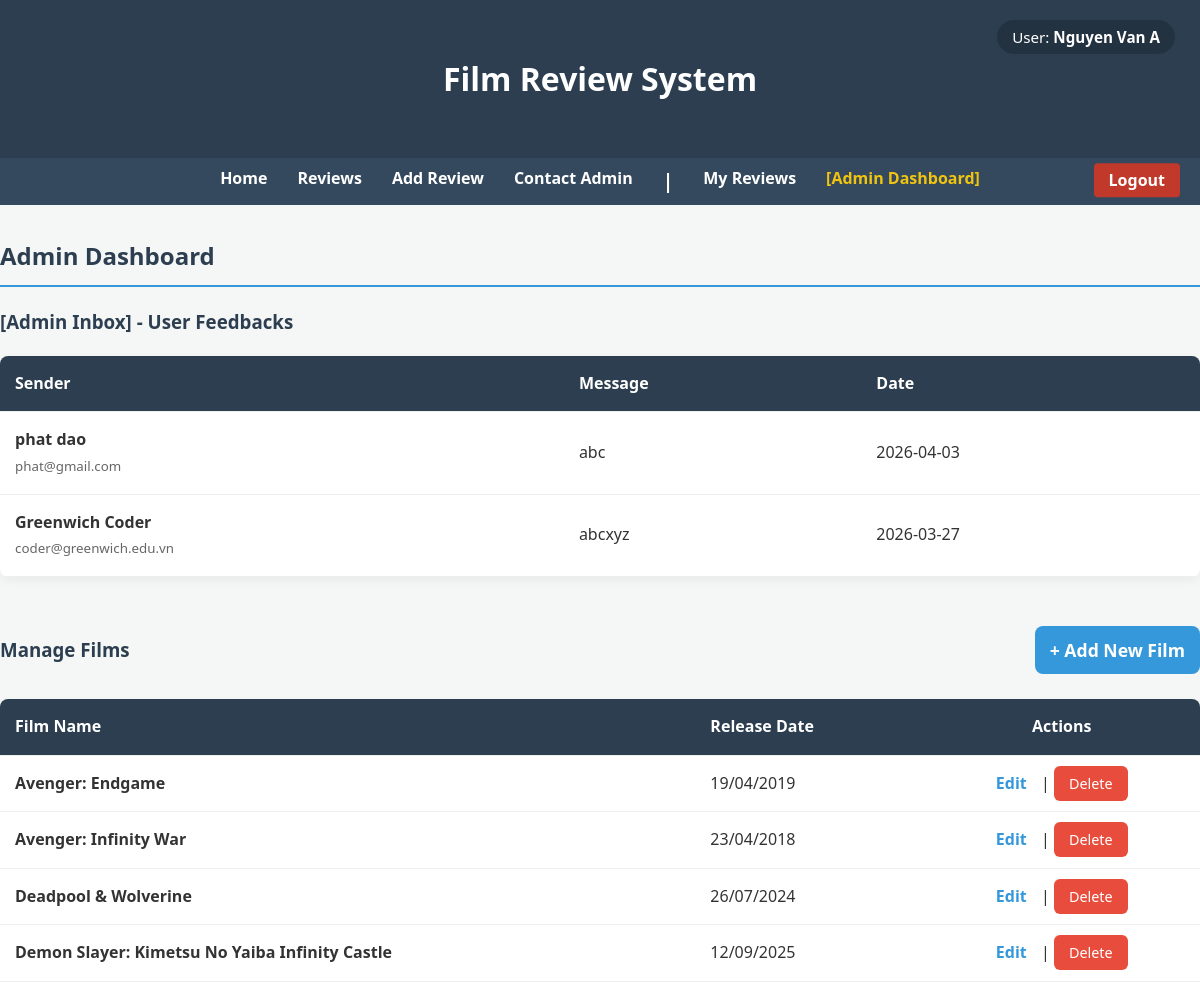
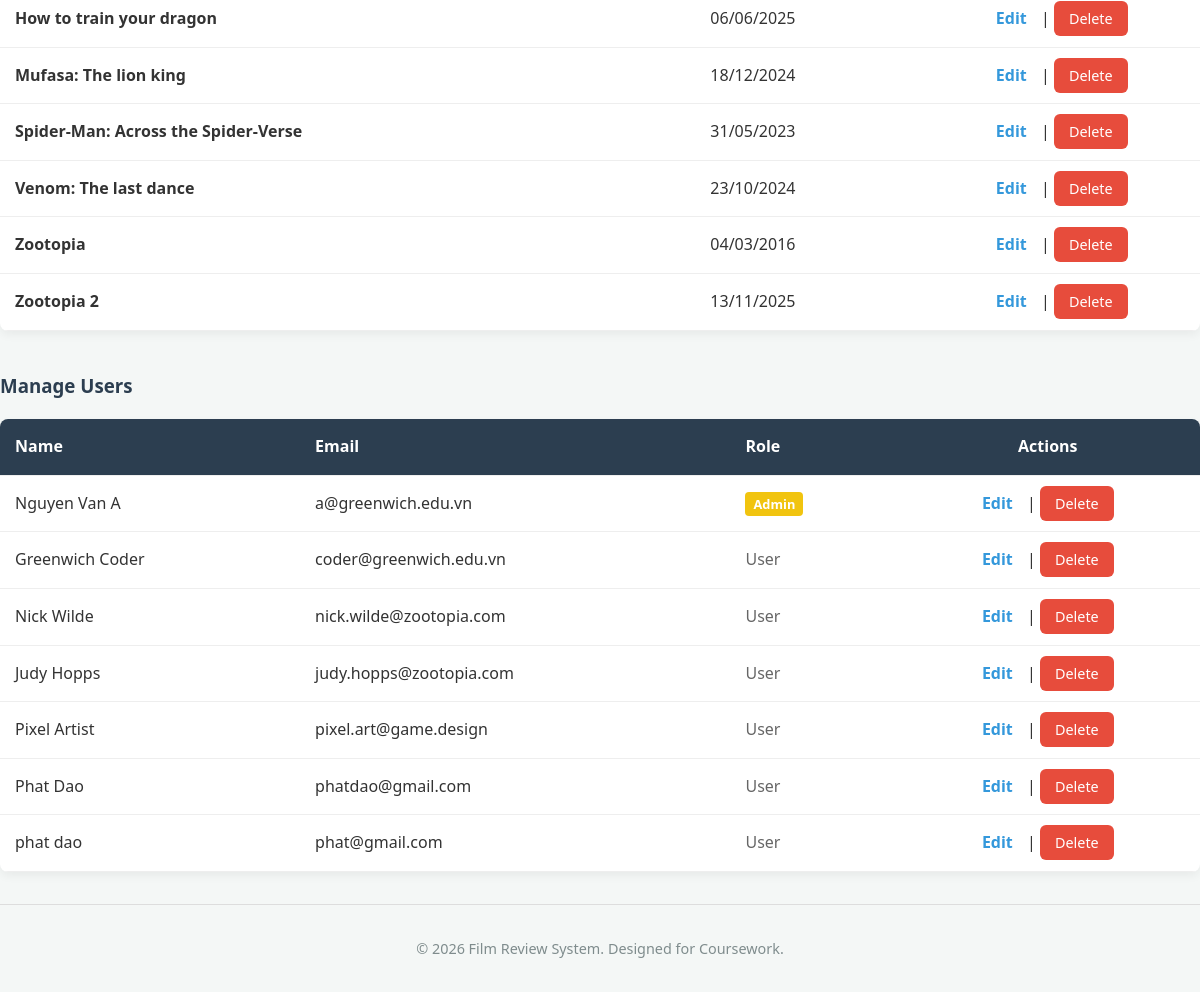
/admin.php (signed in), run on the app's committed database (2 pictures, top to bottom).
### tables this page shows
CREATE TABLE `author` (
  `id` int(11) NOT NULL,
  `name` varchar(255) NOT NULL,
  `email` varchar(255) NOT NULL,
  `is_admin` tinyint(1) DEFAULT 0,
  `password` varchar(255) DEFAULT NULL
);

CREATE TABLE `contact_messages` (
  `id` int(11) NOT NULL,
  `author_id` int(11) NOT NULL,
  `message_text` text NOT NULL,
  `date_sent` date NOT NULL
);

CREATE TABLE `film` (
  `id` int(11) NOT NULL,
  `film_name` varchar(255) NOT NULL,
  `publish_date` date DEFAULT NULL,
  `image` varchar(255) DEFAULT NULL
);

### admin.php (called while the page is built, shortened)
<?php
include_once 'includes/DatabaseConnection.php';
include_once 'includes/DatabaseFunctions.php';
try {
    $all_films = getFilms($pdo);
    $all_users = query($pdo, 'SELECT * FROM author')->fetchAll();
    $all_messages = getAllMessages($pdo);
    include 'templates/admin_dashboard.html.php';
    $output = ob_get_clean();
} catch (PDOException $e) {
    $output = 'Database error: ' . $e->getMessage();
}
include 'templates/layout.html.php';

### includes/DatabaseFunctions.php (called while the page is built, shortened)
<?php
function query($pdo, $sql, $parameters = [])
{
    $stmt = $pdo->prepare($sql);
    $stmt->execute($parameters);
    return $stmt;
}
function getFilms($pdo)
{
    return query($pdo, 'SELECT `id`, `film_name`, `publish_date` FROM `film` ORDER BY `film_name` ASC')->fetchAll();
}
function getAllMessages($pdo)
{
    $sql = 'SELECT m.*, a.name AS author_name, a.email AS author_email
            FROM contact_messages m
            JOIN author a ON m.author_id = a.id
            ORDER BY m.date_sent DESC';
    return query($pdo, $sql)->fetchAll();
}

### includes/DatabaseConnection.php (called while the page is built, shortened)
<?php
$db_config = [
    'host' => 'localhost',
    'name' => 'comp1841_coursework',
    'user' => 'root',
    'pass' => '',
    'char' => 'utf8'
];
try {
    $dsn = "mysql:host={$db_config['host']};dbname={$db_config['name']};charset={$db_config['char']}";
    $pdo = new PDO($dsn, $db_config['user'], $db_config['pass']);
    $pdo->setAttribute(PDO::ATTR_ERRMODE, PDO::ERRMODE_EXCEPTION);
} catch (PDOException $e) {
    die("Database Connection Failed: " . $e->getMessage());
}
$current_user_id = $_SESSION['user_id'] ?? null;
if ($current_user_id) {
    $stmt = $pdo->prepare('SELECT name, is_admin FROM author WHERE id = ?');
    $stmt->execute([$current_user_id]);
    $user = $stmt->fetch();
    if ($user) {
        $is_admin = (bool)$user['is_admin'];
        $logged_in_name = $user['name'];
    }
}

### templates/admin_dashboard.html.php (the view)
<div class="admin-dashboard">
    <h2 style="border-bottom: 2px solid var(--secondary-color); padding-bottom: 10px; color: var(--primary-color);">
        Admin Dashboard</h2>
    <section class="admin-section" style="margin-bottom: 40px;">
        <h3 style="color: var(--primary-color);"><i class="fas fa-envelope"></i> [Admin Inbox] - User Feedbacks</h3>
        <table class="admin-table">
            <thead>
                <tr>
                    <th>Sender</th>
                    <th>Message</th>
                    <th>Date</th>
                </tr>
            </thead>
            <tbody>
                <?php foreach ($all_messages as $msg): ?>
                    <tr>
                        <td>
                            <strong><?= htmlspecialchars($msg['author_name']) ?></strong><br>
                            <small style="color: #666;"><?= htmlspecialchars($msg['author_email']) ?></small>
                        </td>
                        <td><?= nl2br(htmlspecialchars($msg['message_text'])) ?></td>
                        <td><?= $msg['date_sent'] ?></td>
                    </tr>
                <?php endforeach; ?>
            </tbody>
        </table>
    </section>
    <section class="admin-section" style="margin-bottom: 40px;">
        <div style="display: flex; justify-content: space-between; align-items: center;">
            <h3 style="color: var(--primary-color);"><i class="fas fa-film"></i> Manage Films</h3>
            <a href="addfilm.php" class="submit-btn" style="text-decoration: none; padding: 10px 15px; margin: 0;">+ Add
                New Film</a>
        </div>
        <table class="admin-table">
            <thead>
                <tr>
                    <th>Film Name</th>
                    <th>Release Date</th>
                    <th style="text-align: center;">Actions</th>
                </tr>
            </thead>
            <tbody>
                <?php foreach ($all_films as $film): ?>
                    <tr>
                        <td><strong><?= htmlspecialchars($film['film_name']) ?></strong></td>
                        <td><?= date('d/m/Y', strtotime($film['publish_date'])) ?></td>
                        <td style="text-align: center;">
                            <a href="editfilm.php?id=<?= $film['id'] ?>" class="edit-link">Edit</a> |
                            <a href="delete_action.php?type=film&id=<?= $film['id'] ?>" class="delete-btn"
                                style="text-decoration: none;"
                                onclick="return confirm('Delete this film will delete all the related reviews. Continue?')">Delete</a>
                        </td>
                    </tr>
                <?php endforeach; ?>
            </tbody>
        </table>
    </section>
    <section class="admin-section">
        <h3 style="color: var(--primary-color);"><i class="fas fa-users"></i> Manage Users</h3>
        <table class="admin-table">
            <thead>
                <tr>
                    <th>Name</th>
                    <th>Email</th>
                    <th>Role</th>
                    <th style="text-align: center;">Actions</th>
                </tr>
            </thead>
            <tbody>
                <?php foreach ($all_users as $user): ?>
                    <tr>
                        <td><?= htmlspecialchars($user['name']) ?></td>
                        <td><?= htmlspecialchars($user['email']) ?></td>
                        <td>
                            <?php if ($user['is_admin']): ?>
                                <span
                                    style="background: #f1c40f; color: #fff; padding: 3px 8px; border-radius: 4px; font-size: 0.8rem; font-weight: bold;">Admin</span>
                            <?php else: ?>
                                <span style="color: #666;">User</span>
                            <?php endif; ?>
                        </td>
                        <td style="text-align: center;">
                            <a href="edituser.php?id=<?= $user['id'] ?>" class="edit-link">Edit</a> |
                            <a href="delete_action.php?type=user&id=<?= $user['id'] ?>" class="delete-btn"
                                style="text-decoration: none;"
                                onclick="return confirm('Warning: Delete this user will delete all the related reviews. Continue?')">Delete</a>
                        </td>
                    </tr>
                <?php endforeach; ?>
            </tbody>
        </table>
    </section>
</div>

### templates/layout.html.php (shortened to what this page needs)
<!DOCTYPE html>
<html lang="en">
<head>
    <link rel="stylesheet" href="reviews.css">
</head>
<body>
    <header>
        <h1>Film Review System</h1>
        <?php if ($current_user_id): ?>
            <div class="user-info">
                <i class="fas fa-user-circle"></i> User: <strong><?= htmlspecialchars($logged_in_name, ENT_QUOTES, 'UTF-8') ?></strong>
            </div>
        <?php endif; ?>
    </header>
    <nav>
        <ul>
            <li><a href="index.php">Home</a></li>
            <li><a href="reviews.php">Reviews</a></li>
            <?php if (isset($current_user_id) && $current_user_id): ?>
                <li><a href="addreview.php">Add Review</a></li>
                <li><a href="contact.php">Contact Admin</a></li>
                <li><b>|</b></li>
                <li><a href="myreviews.php">My Reviews</a></li>
                <?php if (isset($is_admin) && $is_admin): ?>
                    <li><a href="admin.php" style="color: #f1c40f;">[Admin Dashboard]</a></li>
                <?php endif; ?>
                <li class="auth-btn"><a href="logout.php" class="btn-logout">Logout</a></li>
            <?php else: ?>
                <li class="auth-btn"><a href="login.php" class="btn-login">Login</a></li>
            <?php endif; ?>
        </ul>
    </nav>
    <main>
        <?= $output ?>
    </main>
    <footer>
        &copy; <?= date('Y') ?> Film Review System. Designed for Coursework.
    </footer>
</body>
</html>

### reviews.css (style rules this page uses)
:root { --primary-color: #2c3e50; --secondary-color: #3498db; --bg-color: #f4f7f6; --text-color: #333; --white: #ffffff; --border-radius: 8px; }
body { font-family: 'Segoe UI', Tahoma, Geneva, Verdana, sans-serif; line-height: 1.6; background-color: var(--bg-color); color: var(--text-color); margin: 0; padding: 0; }
header { background: var(--primary-color); color: var(--white); padding: 2rem 1rem; text-align: center; }
nav { background: #34495e; padding: 0.5rem; position: sticky; top: 0; z-index: 1000; }
nav ul { list-style: none; padding: 0; margin: 0; display: flex; justify-content: center; }
nav li { margin: 0 15px; }
nav a { color: var(--white); text-decoration: none; font-weight: bold; transition: color 0.3s; }
nav b { color: #ffffffff; pointer-events: none; font-weight: bold; font-size: 120%; }
main { max-width: 900px; margin: 2rem auto; padding: 1rem; background: var(--white); border-radius: var(--border-radius); box-shadow: 0 4px 6px rgba(0, 0, 0, 0.1); min-height: 60vh; }
footer { text-align: center; padding: 2rem; font-size: 0.9rem; color: #7f8c8d; border-top: 1px solid #ddd; margin-top: 2rem; }
.submit-btn { background-color: var(--secondary-color); color: var(--white); border: none; padding: 14px 20px; border-radius: 8px; cursor: pointer; font-size: 1.1rem; font-weight: bold; transition: all 0.3s ease; margin-top: 10px; }
.delete-btn { background-color: #e74c3c; color: white; border: none; padding: 8px 15px; border-radius: 6px; cursor: pointer; font-size: 0.9rem; transition: background-color 0.3s ease; }
.edit-link { display: inline-block; margin-right: 10px; color: var(--secondary-color); text-decoration: none; font-weight: bold; }
.auth-btn { position: absolute; right: 20px; top: 50%; transform: translateY(-50%); margin: 0 !important; }
.auth-btn a { padding: 6px 15px; border-radius: 4px; transition: background-color 0.3s; }
.admin-table { width: 100%; border-collapse: collapse; background: var(--white); margin-top: 15px; box-shadow: 0 4px 10px rgba(0, 0, 0, 0.05); border-radius: 8px; overflow: hidden; }
.admin-table th, .admin-table td { padding: 15px; border-bottom: 1px solid #eee; text-align: left; }
.admin-table thead { background-color: var(--primary-color); color: var(--white); }
.user-info { position: absolute; top: 20px; right: 25px; font-size: 0.95rem; color: var(--white); background: rgba(0, 0, 0, 0.2); padding: 5px 15px; border-radius: 20px; }
.btn-logout { background-color: #c0392b !important; }
main { max-width: 1400px !important; background: transparent !important; box-shadow: none !important; padding: 0 !important; }

### data on the page
author: name "Nguyen Van A", email "a@greenwich.edu.vn", is_admin "Admin"
contact_messages: author.name "phat dao", author.email "phat@gmail.com", message_text "abc", date_sent "2026-04-03"
contact_messages: author.name "Greenwich Coder", author.email "coder@greenwich.edu.vn", message_text "abcxyz", date_sent "2026-03-27"
film: film_name "Avenger: Endgame", publish_date "19/04/2019"
film: film_name "Avenger: Infinity War", publish_date "23/04/2018"
film: film_name "Deadpool & Wolverine", publish_date "26/07/2024"
film: film_name "Demon Slayer: Kimetsu No Yaiba Infinity Castle", publish_date "12/09/2025"
film: film_name "How to train your dragon", publish_date "06/06/2025"
film: film_name "Mufasa: The lion king", publish_date "18/12/2024"
film: film_name "Spider-Man: Across the Spider-Verse", publish_date "31/05/2023"
film: film_name "Venom: The last dance", publish_date "23/10/2024"
film: film_name "Zootopia", publish_date "04/03/2016"
film: film_name "Zootopia 2", publish_date "13/11/2025"
author: name "Greenwich Coder", email "coder@greenwich.edu.vn", is_admin "User"
author: name "Nick Wilde", email "nick.wilde@zootopia.com", is_admin "User"
author: name "Judy Hopps", email "judy.hopps@zootopia.com", is_admin "User"
author: name "Pixel Artist", email "pixel.art@game.design", is_admin "User"
author: name "Phat Dao", email "phatdao@gmail.com", is_admin "User"
author: name "phat dao", email "phat@gmail.com", is_admin "User"
